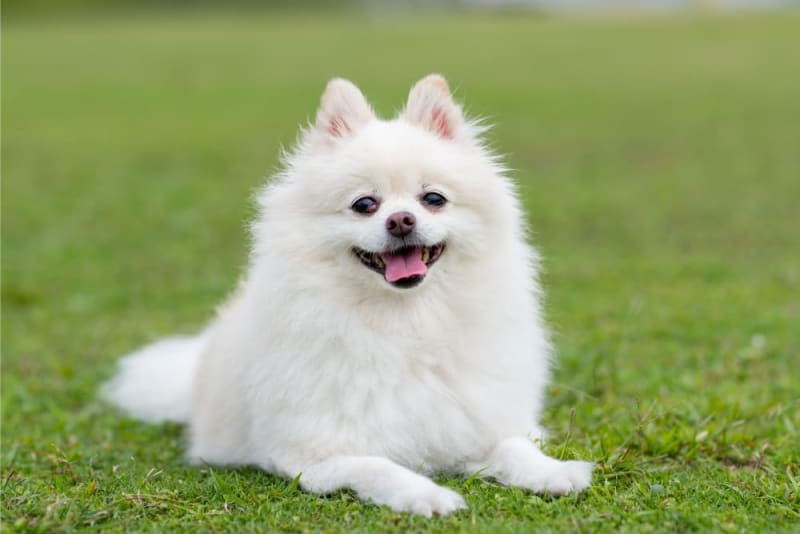
#> input picture MODULE_01/MODULE_01_EXERCISE_04/STREAMLIT_PROJECT/data/dog.jpeg, 800 x 534 px, given in place of 0_100.jpg, which was not available
$ jupyter execute --allow-errors Image_Retrival.ipynb   (shell and % lines are left out)   (text cells are left out)
#> lines starting #> are read from the running program, lines starting #| are printed output that depends on the picture; pictures that were not available may be replaced by others from this repository, and a replacement may not be noted
[cell 1]
import os
import numpy as np
from PIL import Image
import matplotlib.pyplot as plt

[cell 2]
ROOT = 'data'
CLASS_NAME = sorted(list(os.listdir(f'{ROOT}/train')))

[cell 3]
def read_image_from_path(path, size):
#> called with path = 'data/test/Orange_easy/0_100.jpg', size = (448, 448)
    im = Image.open(path).convert('RGB').resize(size)
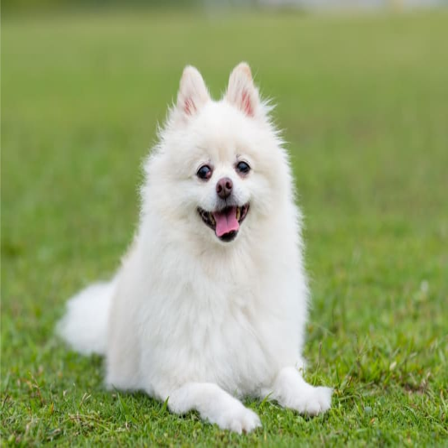
#> im: PIL image 448x448 RGB; mean R, G, B 149.2, 163.3, 110.6
    return np.array(im)

def folder_to_images(folder, size):
    list_dir = [folder + '/' + name for name in os.listdir(folder)]
    images_np = np.zeros(shape=(len(list_dir), *size, 3))
    images_path = []

    for i, path in enumerate(list_dir):
        images_np[i] = read_image_from_path(path, size)
        images_path.append(path)
    return images_np, images_path

[cell 4]
def absolute_diffirence(query, data):
    axis_batch_size = tuple(range(1, len(data.shape)))
    return np.sum(np.abs(query - data), axis=axis_batch_size)

[cell 5]
def get_l1_score(root_img_path, query_path, size):
    query = read_image_from_path(query_path, size)
    ls_path_score = []

    for folder in os.listdir(root_img_path):
        if folder in CLASS_NAME:
            path = root_img_path + folder
            images_np, images_path = folder_to_images(path, size)
            rates = absolute_diffirence(query, images_np)
#> rates = [0]
#> `query, ls_path_score = get_l1_score(root_img_path, query_path, size)`: ls_path_score = [('data/train/dog.jpeg/dog.jpeg', 0)]
            ls_path_score.extend(list(zip(images_path, rates)))

    return query, ls_path_score

[cell 6]
def plot_results(query_path, ls_path_score, reverse=False):
  """
  Plot images from a list of paths.

  Args:
    query_path: Path to the query image.
    ls_path_score: A list of tuples containing (image_path, score).
    reverse: If True, sort the images in descending order of score.
  """
#> called with query_path = 'data/test/Orange_easy/0_100.jpg', reverse = False
  # Sort the images by score
  ls_path_score_sorted = sorted(ls_path_score, key=lambda x: x[1], reverse=reverse)
#> ls_path_score_sorted = [('data/train/dog.jpeg/dog.jpeg', 0)]

  # Create a figure and axes
  fig, axes = plt.subplots(nrows=1, ncols=len(ls_path_score_sorted) + 1, figsize=(20, 5))

  # Plot the query image
  query_image = Image.open(query_path)
#> query_image is the input picture: PIL image 800x534 RGB; mean R, G, B 149.2, 163.3, 110.6
  axes[0].imshow(query_image)
  axes[0].set_title('Query Image')
  axes[0].axis('off')

  # Plot the other images
  for i, (path, score) in enumerate(ls_path_score_sorted):
    image = Image.open(path)
    axes[i + 1].imshow(image)
    axes[i + 1].set_title(f'Score: {score:.2f}')
    axes[i + 1].axis('off')

  plt.tight_layout()
  plt.show()
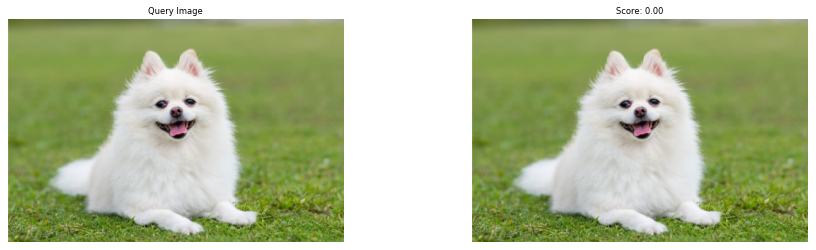
#> figure drawn by matplotlib, 2 panels

[cell 7]
root_img_path = f"{ROOT}/train/"
query_path = f"{ROOT}/test/Orange_easy/0_100.jpg"
size = (448, 448)
query, ls_path_score = get_l1_score(root_img_path, query_path, size)
plot_results(query_path, ls_path_score, False)

[cell 8]
root_img_path = f"{ROOT}/train/"
query_path = f"{ROOT}/test/African_crocodile/n01697457_18534.JPEG"
size = (448, 448)
query, ls_path_score = get_l1_score(root_img_path, query_path, size)
#> call 3 of read_image_from_path, with size = (448, 448)
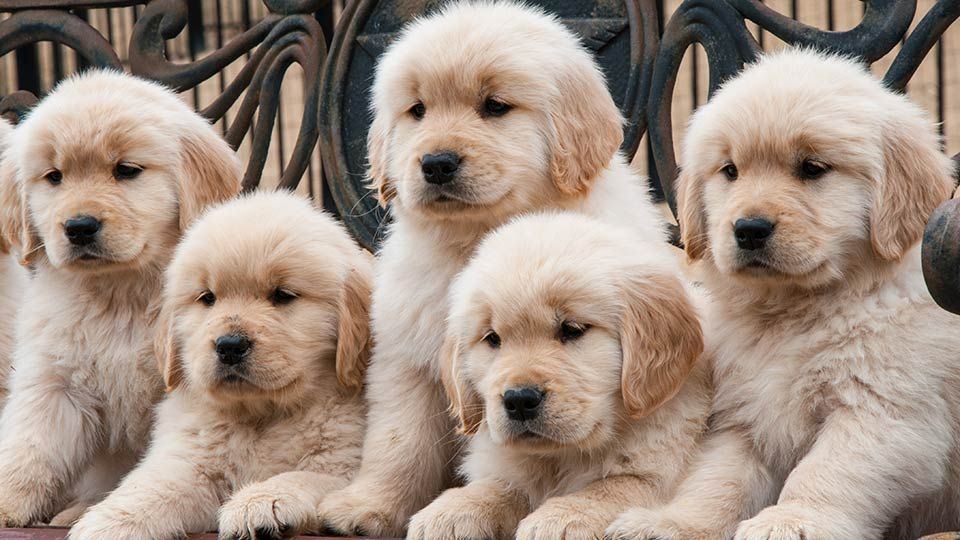
#> input picture MODULE_01/MODULE_01_EXERCISE_04/STREAMLIT_PROJECT/data/dogs.jpeg, 960 x 540 px, given in place of n01697457_18534.JPEG, which was not available
#> in read_image_from_path (call 3), `im = Image.open(path).convert('RGB').resize(size)`:
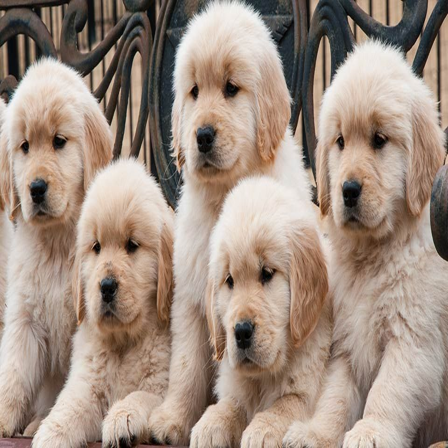
#> im: PIL image 448x448 RGB; mean R, G, B 161.1, 142.8, 129.9
#> ls_path_score = [('data/train/dog.jpeg/dog.jpeg', 39538966)]
plot_results(query_path, ls_path_score, False)
#> in plot_results, query_image is the input picture: PIL image 960x540 RGB; mean R, G, B 161.1, 142.8, 129.9

[cell 9]
def mean_square_diffirence(query, data):
    axis_batch_size = tuple(range(1, len(data.shape)))
    return np.sum(np.square(query - data), axis=axis_batch_size)

[cell 10]
def get_l2_score(root_img_path, query_path, size):
    query = read_image_from_path(query)
    ls_path_score = []

    for folder in os.listdir(root_img_path):
        if folder in CLASS_NAME:
            path = root_img_path + folder
            images_np, images_path = folder_to_images(path, size)
            rates = mean_square_diffirence(query, images_np)
            ls_path_score.extend(list(zip(images_path, rates)))

    return query, ls_path_score

[cell 11]
root_img_path = f"{ROOT}/train/"
query_path = f"{ROOT}/test/Orange_easy/0_100.jpg"
size = (448, 448)
#> (the rest of this cell did not finish here and is left out)

[cell 12]
root_img_path = f"{ROOT}/train/"
query_path = f"{ROOT}/test/African_crocodile/n01697457_18534.JPEG"
size = (448, 448)
#> (the rest of this cell did not finish here and is left out)

plot_results(query_path, ls_path_score, False)

[cell 13]
def cosine_similarity(query, data):
    axis_batch_size = tuple(range(1, len(data.shape)))
    query_norm = np.sqrt(np.sum(query**2))
#> query_norm = 7925.7
    data_norm = np.sqrt(np.sum(data**2, axis=axis_batch_size))
    return np.sum(query * data, axis=axis_batch_size) / (query_norm * data_norm + np.finfo(np.float32).eps)

[cell 14]
def get_cosine_score(root_img_path, query_path, size):
    query = read_image_from_path(query_path, size)
    ls_path_score = []

    for folder in os.listdir(root_img_path):
        if folder in CLASS_NAME:
            path = root_img_path + folder
            images_np, images_path = folder_to_images(path, size)
            rates = cosine_similarity(query, images_np)
#> rates = [14.79]
            ls_path_score.extend(list(zip(images_path, rates)))

    return query, ls_path_score

[cell 15]
root_img_path = f"{ROOT}/train/"
query_path = f"{ROOT}/test/Orange_easy/0_100.jpg"
size = (448, 448)
query, ls_path_score = get_cosine_score(root_img_path, query_path, size)
#> ls_path_score = [('data/train/dog.jpeg/dog.jpeg', 14.79)]
plot_results(query_path, ls_path_score, False)

[cell 16]
# [8 lines left out: function correlation_coffient, not called in this run]

[cell 17]
# [12 lines left out: function get_correlation_score, not called in this run]

[cell 18]
import os
import numpy as np
from PIL import Image
import matplotlib.pyplot as plt
from chromadb.utils.embedding_functions.open_clip_embedding_function import OpenCLIPEmbeddingFunction

#> (a cell that did not finish here is left out)

[cell 20]
def get_single_image_embedding(image):
    embedding = embedding_function._encode_image(image)
    return np.array(embedding)

[cell 21]
def get_l1_score(root_img_path, query_path, size):
#> called with root_img_path = 'data/train/', query_path = 'data/test/Orange_easy/0_100.jpg', size = (448, 448)
    query = read_image_from_path(query_path, size)
    ls_path_score = []

    for folder in os.listdir(root_img_path):
        if folder in CLASS_NAME:
            path = root_img_path + folder
            images_np, images_path = folder_to_images(path, size)

            embedding_list = []
            for idx_img in range(images_np.shape[0]):
                embedding = get_single_image_embedding(images_np[idx_img])
                embedding_list.append(embedding)

            rates = absolute_diffirence(query, embedding_list)
            ls_path_score.extend(list(zip(images_path, rates)))

    return query, ls_path_score

[cell 22]
root_img_path = f"{ROOT}/train/"
query_path = f"{ROOT}/test/Orange_easy/0_100.jpg"
size = (448, 448)
#> (the rest of this cell did not finish here and is left out)

[cell 23]
root_img_path = f"{ROOT}/train/"
query_path = f"{ROOT}/test/African_crocodile/n01697457_18534.JPEG"
size = (448, 448)
#> (the rest of this cell did not finish here and is left out)

[cell 24]
# [18 lines left out: function get_l2_score, not called in this run]

[cell 25]
root_img_path = f"{ROOT}/train/"
query_path = f"{ROOT}/test/Orange_easy/0_100.jpg"
size = (448, 448)
#> (the rest of this cell did not finish here and is left out)

[cell 26]
root_img_path = f"{ROOT}/train/"
query_path = f"{ROOT}/test/African_crocodile/n01697457_18534.JPEG"
size = (448, 448)
#> (the rest of this cell did not finish here and is left out)

[cell 27]
# [18 lines left out: function get_correlation_coeffient_score, not called in this run]

[cell 28]
root_img_path = f"{ROOT}/train/"
query_path = f"{ROOT}/test/Orange_easy/0_100.jpg"
size = (448, 448)
#> (the rest of this cell did not finish here and is left out)

[cell 29]
root_img_path = f"{ROOT}/train/"
query_path = f"{ROOT}/test/African_crocodile/n01697457_18534.JPEG"
size = (448, 448)
#> (the rest of this cell did not finish here and is left out)

[cell 30]
def get_files_path(path):
#> called with path = 'data/train'
    files_path = []

    for label in CLASS_NAME:
        label_path = path + "/" + label
        filenames = os.listdir(label_path)
        for filename in filenames:
            files_path.append(label_path + "/" + filename)

    return files_path

[cell 31]
data_path = f"{ROOT}/train"
files_path = get_files_path(data_path)

[cell 32]
# [14 lines left out: function add_embedding, not called in this run]

[cell 33]
# Create a Chroma Client
import chromadb
#> (the rest of this cell did not finish here and is left out)

[cell 34]
# [8 lines left out: function search, not called in this run]

[cell 35]
# [34 lines left out: function plot_results, not called in this run]

[cell 36]
test_path = f"{ROOT}/train"
test_files_path = get_files_path(test_path)
